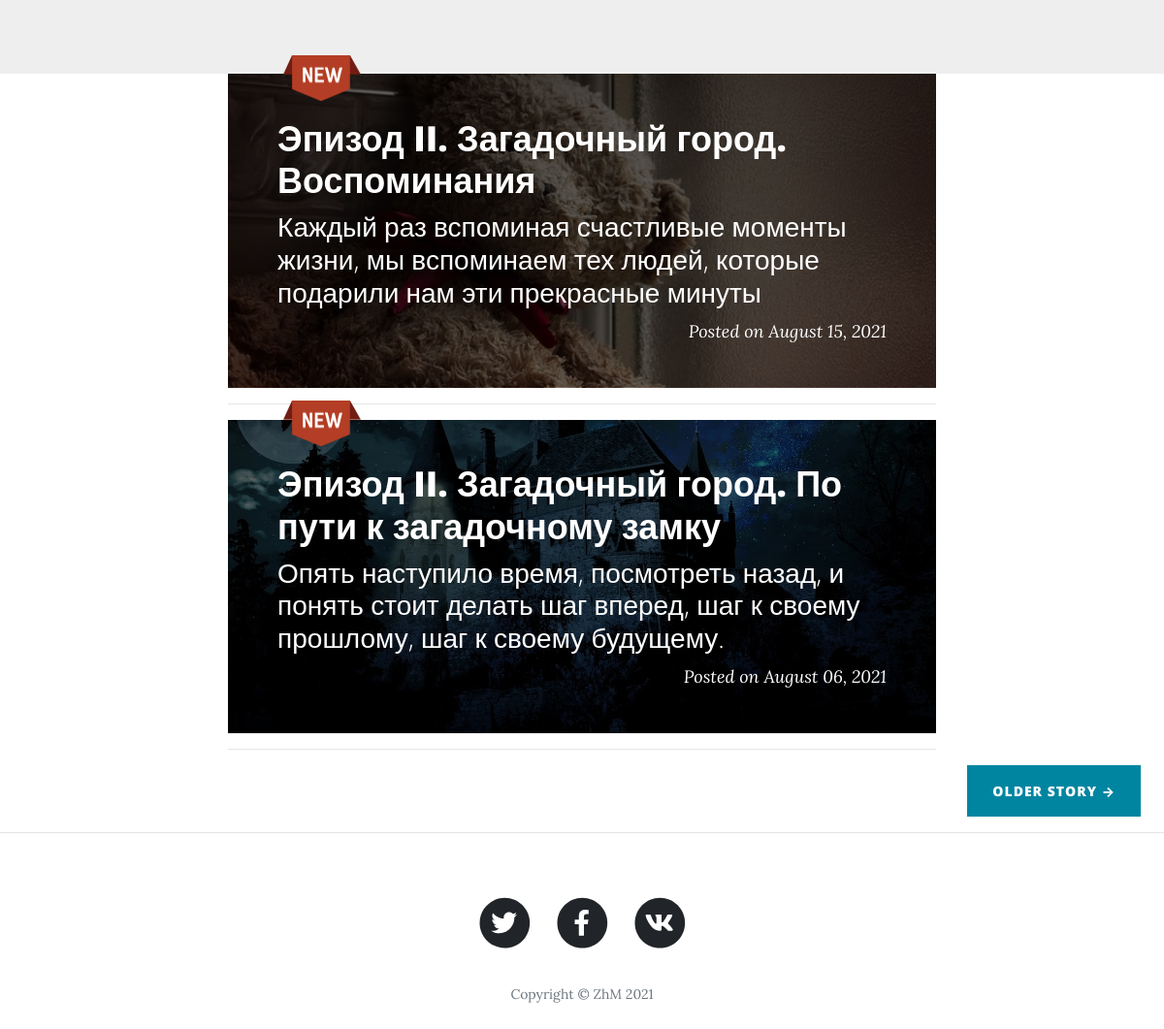
Page /home (lower part) on the earlier database version.
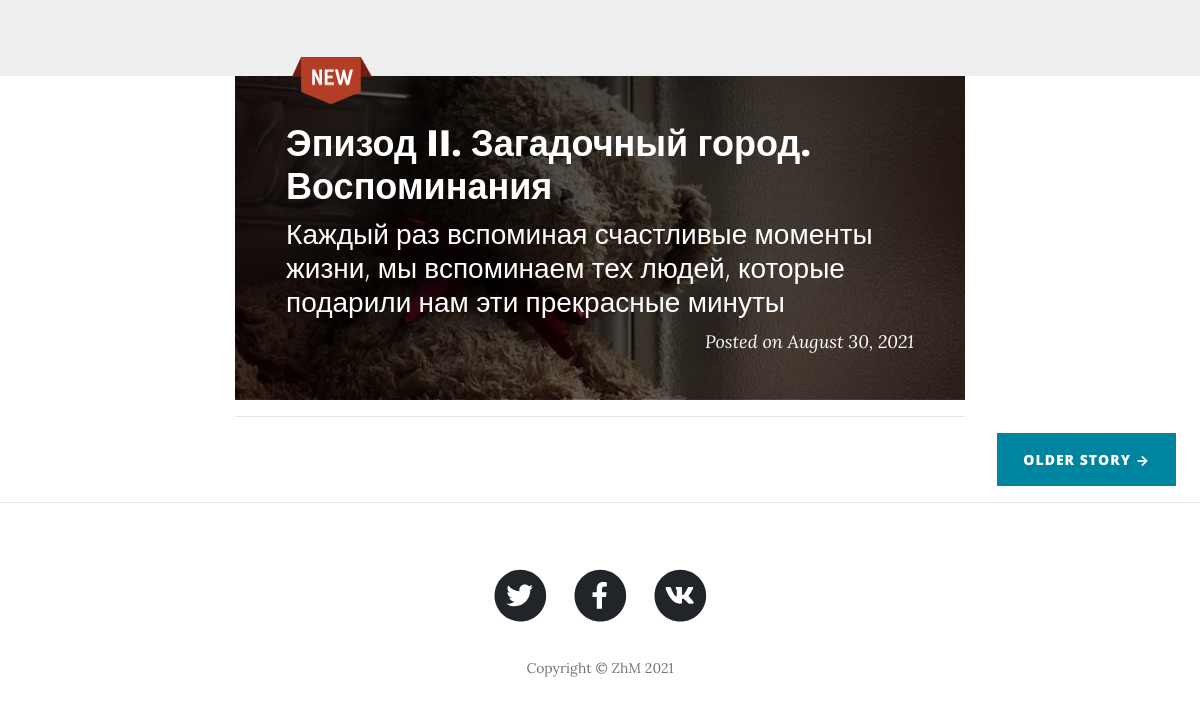
Same page on the later database version.
### main.py (models this page shows)
class Stories(db.Model):
    __tablename__ = "stories"
    id = db.Column(db.Integer, primary_key=True)
    date = db.Column(db.String(10), nullable=False)
    title = db.Column(db.String(250), nullable=False)
    chapter = db.Column(db.String(250), nullable=False)
    subtitle = db.Column(db.String(250), nullable=False)
    body = db.Column(db.String, nullable=False)
    img = db.Column(db.String)
    main_img = db.Column(db.String)
    new_story = db.Column(db.Boolean)
    comments = relationship("Comment", back_populates="parent_stories")

### main.py (the view)
@app.route('/')
@app.route('/home')
def get_new_posts():
    global name_button
    global story_page
    global show_story
    posts_id = 0
    news = db.session.query(News).order_by(db.desc(News.date)).all()
    posts = Stories.query.filter_by(new_story=True).order_by(db.desc(Stories.date)).all()
    if posts:
        posts_id = posts[-1].id - 1
    letter = Letter.query.order_by(db.desc(Letter.date)).first()
    name_button = "Older Story →"
    return render_template("index.html", all_posts=posts, dt=dt, name_button=name_button,
                           story_page=posts_id, datetime=datetime, news=news[:3], letter=letter)

### templates/index.html (shortened to what this page needs)
{% include 'header.html' %}
        {% include 'news.html' %}
        <div class="container">
            <div class="row">
                 {% for post in all_posts %}
                <div class="col-lg-8 col-md-10 mx-auto" >
                        <div class="new-icon" style="background-image: url({{ url_for('static', filename='assets/img/new-icon.png') }})"></div>
                    <div class="masthead post-preview" id="{{ post['id'] }}" style="background-image:linear-gradient( rgba(0 0 0 / 65%), rgba(0, 0, 0, 0.5) ), url({{ url_for('static', filename='assets/img-stories/' +  post['img']|string) }})">
                        <a href="{{ url_for('show_post', index=post['id']) }}">
                            <h2 class="post-title">{{ post['chapter'] + ' ' + post['title'] }}</h2>
                            <h3 class="post-subtitle">{{ post['subtitle'] }}</h3>
                        </a>
                        <p class="post-meta">
                            Posted
                            on {{ dt.fromisoformat(post['date']).strftime('%B %d, %Y') }}
                        </p>
                    </div>
                    <hr />
                </div>
                 {% endfor %}
            </div>
        </div>
        <div class="clearfix">
            <a class="btn btn-primary float-right mr-4" href="{{ url_for('get_old_posts', index=story_page) }}">
                {{ name_button }}</a>
        </div>
        <hr />
{% include 'footer.html' %}

### templates/header.html (shortened to what this page needs)
<!DOCTYPE html>
<html lang="en">
    <head>
        <link href="{{ url_for('static', filename='css-cleanBlog/styles.css') }}" rel="stylesheet">
        <link href="{{ url_for('static', filename='css-cleanBlog/team.css') }}" rel="stylesheet">
        <link rel="stylesheet" href="{{ url_for('static', filename='css-cleanBlog/novel.css') }}">
        <link rel="stylesheet" href="{{ url_for('static', filename='css-cleanBlog/letter.css') }}">
        <link rel="stylesheet" href="{{ url_for('static', filename='css-cleanBlog/clean-blog.min.css') }}">
    </head>
    <body>

### templates/news.html (shortened to what this page needs)
        <section id="team" class="pb-5">
    <div class="container">
        <div class="row">
            {% for new in news %}
            <div class="col-xs-12 col-sm-6 col-md-4">
            </div>
            {% endfor %}
        </div>
    </div>
</section>

### templates/footer.html (shortened to what this page needs)
       <footer>
            <div class="container">
                <div class="row">
                    <div class="col-lg-8 col-md-10 mx-auto">
                        <ul class="list-inline text-center">
                            <li class="list-inline-item">
                                <a href="#!">
                                    <span class="fa-stack fa-lg">
                                        <i class="fas fa-circle fa-stack-2x"></i>
                                        <i class="fab fa-twitter fa-stack-1x fa-inverse"></i>
                                    </span>
                                </a>
                            </li>
                            <li class="list-inline-item">
                                <a href="#!">
                                    <span class="fa-stack fa-lg">
                                        <i class="fas fa-circle fa-stack-2x"></i>
                                        <i class="fab fa-facebook-f fa-stack-1x fa-inverse"></i>
                                    </span>
                                </a>
                            </li>
                            <li class="list-inline-item">
                                <a href="#!">
                                    <span class="fa-stack fa-lg">
                                        <i class="fas fa-circle fa-stack-2x"></i>
                                        <i class="fab fa-vk fa-stack-1x fa-inverse"></i>
                                    </span>
                                </a>
                            </li>
                        </ul>
                        <p class="copyright text-muted">Copyright &copy; ZhM {{ datetime.now().strftime('%Y')}}</p>
                    </div>
                </div>
            </div>
        </footer>
    </body>
</html>

### static/css-cleanBlog/team.css (style rules this page uses)
#team { background: #eee !important; }

Differences in the rows shown:
no longer on this page (row edited): Stories: img (picture), chapter+title "Эпизод II. Загадочный город. По пути к загадочному замку", subtitle "Опять наступило время, посмотреть назад, и понять стоит делать шаг вперед, шаг к своему прошлому, шаг к своему будущему.", fromisoformat "August 06, 2021"
changed Stories "Эпизод II. Загадочный город. Воспоминания": fromisoformat "August 15, 2021" → "August 30, 2021"
